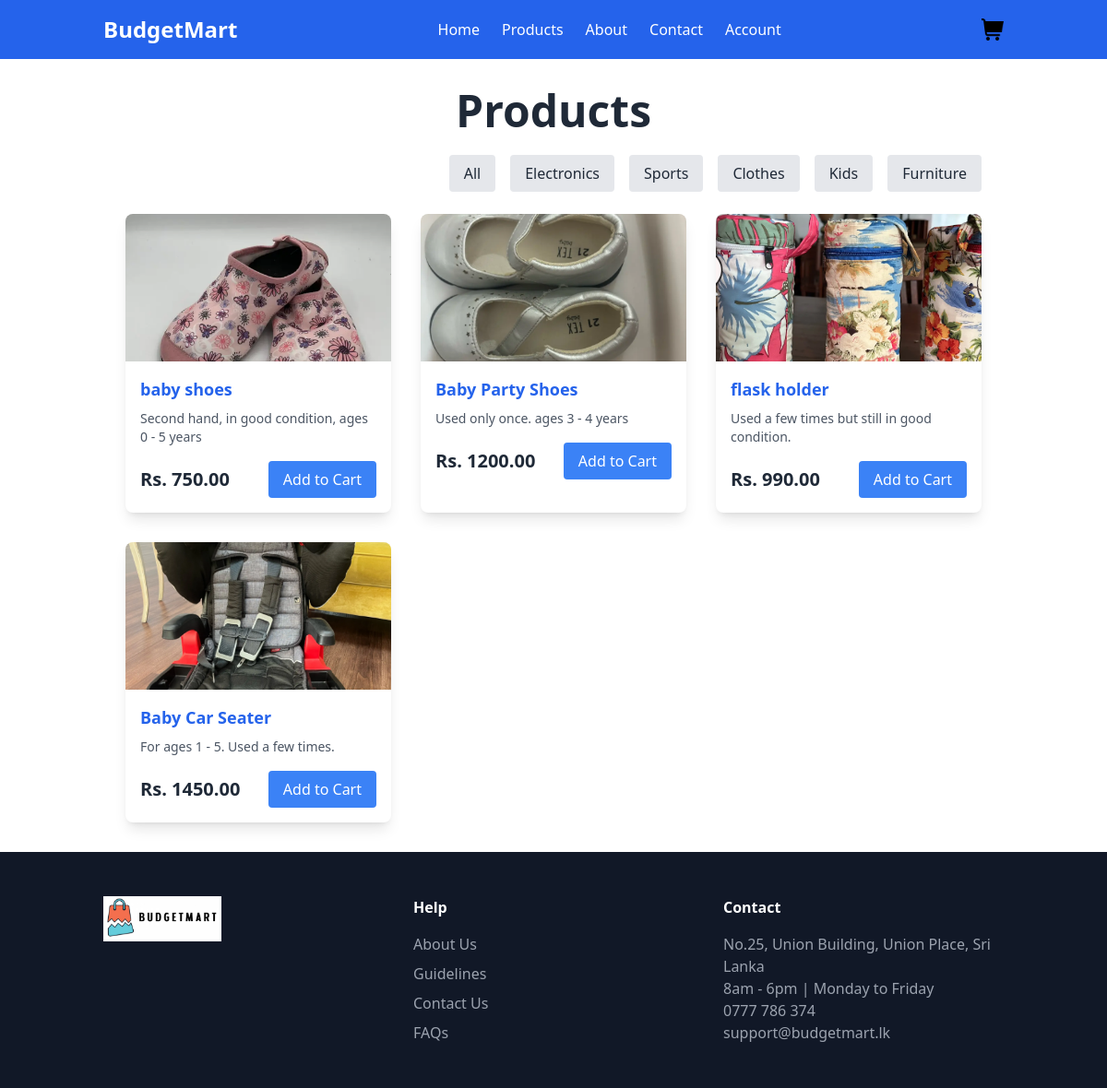
The app's page /product.php?category=Kids with its own data.
### tables this page shows
CREATE TABLE `products` (
  `id` int(11) NOT NULL,
  `user_id` int(11) NOT NULL,
  `name` varchar(100) NOT NULL,
  `description` text DEFAULT NULL,
  `category` varchar(255) NOT NULL,
  `price` decimal(10,2) NOT NULL,
  `image` varchar(255) DEFAULT NULL,
  `created_at` timestamp NOT NULL DEFAULT current_timestamp()
);

### product.php (the view, shortened to what this page needs)
<!DOCTYPE html>
<html lang="en">
<head>
    <script src="https://cdn.tailwindcss.com"></script>
</head>
<?php include('templates/header.php'); ?>
<body class="bg-gray-100 text-gray-800">
    <div class="container mx-auto px-6 sm:px-8 md:px-12 pl-16 py-8">
        <h1 class="text-5xl font-bold text-center mb-6">Products</h1>
        <div class="flex justify-end mb-6">
            <div class="flex space-x-4">
                <a href="?category=" class="bg-gray-200 text-gray-800 px-4 py-2 rounded hover:bg-blue-500 hover:text-white">All</a>
                <a href="?category=Electronics" class="bg-gray-200 text-gray-800 px-4 py-2 rounded hover:bg-blue-500 hover:text-white">Electronics</a>
                <a href="?category=Sports" class="bg-gray-200 text-gray-800 px-4 py-2 rounded hover:bg-blue-500 hover:text-white">Sports</a>
                <a href="?category=Clothes" class="bg-gray-200 text-gray-800 px-4 py-2 rounded hover:bg-blue-500 hover:text-white">Clothes</a>
                <a href="?category=Kids" class="bg-gray-200 text-gray-800 px-4 py-2 rounded hover:bg-blue-500 hover:text-white">Kids</a>
                <a href="?category=Furniture" class="bg-gray-200 text-gray-800 px-4 py-2 rounded hover:bg-blue-500 hover:text-white">Furniture</a>
            </div>
        </div>
        <div class="grid grid-cols-1 sm:grid-cols-2 md:grid-cols-3 gap-8">
            <?php
            $conn = new mysqli("localhost", "root", "", "user_accounts");
            $categoryFilter = isset($_GET['category']) ? $_GET['category'] : '';
            $sql = "SELECT id, name, description, price, image, category FROM products";
            if ($categoryFilter) {
                $sql .= " WHERE category = '" . $conn->real_escape_string($categoryFilter) . "'";
            }
            $result = $conn->query($sql);
            if ($result->num_rows > 0) {
                while ($row = $result->fetch_assoc()) {
                    $imagePath = "uploads/" . htmlspecialchars($row['image']);
                    echo "<div class='bg-white rounded-lg shadow-lg overflow-hidden w-72'>
                            <img src='$imagePath' alt='Product Image' class='w-full h-40 object-cover'>
                            <div class='p-4'>
                                <h3 class='text-lg font-bold text-gray-800'>
                                    <a href='product_detail.php?id=" . $row['id'] . "' class='text-blue-600 hover:text-blue-800'>" . htmlspecialchars($row['name']) . "</a>
                                </h3>
                                <p class='text-gray-600 mt-2 text-sm'>" . htmlspecialchars($row['description']) . "</p>
                                <div class='flex items-center justify-between mt-4'>
                                    <span class='text-xl font-bold text-gray-800'>Rs. " . htmlspecialchars($row['price']) . "</span>
                                    <form action='' method='POST'>
                                        <input type='hidden' name='name' value='" . htmlspecialchars($row['name']) . "'>
                                        <input type='hidden' name='price' value='" . htmlspecialchars($row['price']) . "'>
                                        <input type='hidden' name='image' value='" . htmlspecialchars($row['image']) . "'>
                                        <button type='submit' class='bg-blue-500 text-white px-4 py-2 rounded hover:bg-blue-600'>
                                            Add to Cart
                                        </button>
                                    </form>
                                </div>
                            </div>
                        </div>";
                }
            } else {
                echo "<p class='text-center text-gray-500 col-span-full'>No products found</p>";
            }
            ?>
        </div>
    </div>
</body>
<?php include('templates/footer.php'); ?>
</html>

### Templates/header.php (shortened to what this page needs)
<head>
    <script src="https://cdn.tailwindcss.com"></script>
</head>
<body class="bg-white text-gray-800">
    <header class="bg-blue-600 text-white">
        <div class="container mx-auto px-6 py-4 flex items-center justify-between">
            <a href="index.html" class="text-2xl font-bold">BudgetMart</a>
            <nav>
                <ul class="flex items-center space-x-6">
                    <li><a href="index.php" class="hover:text-gray-300">Home</a></li>
                    <li><a href="product.php" class="hover:text-gray-300">Products</a></li>
                    <li><a href="#" class="hover:text-gray-300">About</a></li>
                    <li><a href="#" class="hover:text-gray-300">Contact</a></li>
                    <li><a href="account.php" class="hover:text-gray-300">Account</a></li>
                </ul>
            </nav>
            <a href="cart.php" class="relative">
                <img src="images/cart.png" alt="Cart" class="w-6 h-6">
            </a>
        </div>
    </header>

### Templates/footer.php
<footer class="bg-gray-900 text-gray-400">
    <div class="container mx-auto px-6 py-12">
        <div class="grid grid-cols-1 md:grid-cols-3 gap-8">
            <div>
                <img src="Images/logo.png" alt="BudgetMart" class="w-32 mb-4">
            </div>
            <div>
                <h3 class="text-white font-bold mb-4">Help</h3>
                <ul class="space-y-2">
                    <li>About Us</li>
                    <li>Guidelines</li>
                    <li>Contact Us</li>
                    <li>FAQs</li>
                </ul>
            </div>
            <div>
                <h3 class="text-white font-bold mb-4">Contact</h3>
                <p>No.25, Union Building, Union Place, Sri Lanka</p>
                <p>8am - 6pm | Monday to Friday</p>
                <p>0777 786 374</p>
                <p>support@budgetmart.lk</p>
            </div>
        </div>
    </div>
</footer>

### records on screen
products: image (picture), name "baby shoes", description "Second hand, in good condition, ages 0 - 5 years", price "750.00"
products: image (picture), name "Baby Party Shoes", description "Used only once. ages 3 - 4 years", price "1200.00"
products: image (picture), name "flask holder", description "Used a few times but still in good condition.", price "990.00"
products: image (picture), name "Baby Car Seater", description "For ages 1 - 5. Used a few times.", price "1450.00"
